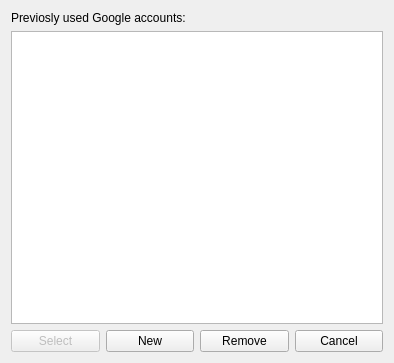
<?xml version="1.0" encoding="UTF-8"?>
<ui version="4.0">
 <class>SelectUserDialog</class>
 <widget class="QDialog" name="SelectUserDialog">
  <property name="geometry">
   <rect>
    <x>0</x>
    <y>0</y>
    <width>394</width>
    <height>363</height>
   </rect>
  </property>
  <property name="windowTitle">
   <string>Select Google Account</string>
  </property>
  <property name="windowIcon">
   <iconset resource="../../resources/resources.qrc">
    <normaloff>:/contacts.png</normaloff>:/contacts.png</iconset>
  </property>
  <layout class="QVBoxLayout" name="verticalLayout">
   <item>
    <widget class="QLabel" name="label">
     <property name="text">
      <string>Previosly used Google accounts:</string>
     </property>
    </widget>
   </item>
   <item>
    <widget class="QTreeWidget" name="usersTreeWidget">
     <property name="indentation">
      <number>0</number>
     </property>
     <attribute name="headerVisible">
      <bool>false</bool>
     </attribute>
     <column>
      <property name="text">
       <string notr="true">1</string>
      </property>
     </column>
    </widget>
   </item>
   <item>
    <layout class="QHBoxLayout" name="horizontalLayout">
     <item>
      <widget class="QPushButton" name="selectButton">
       <property name="enabled">
        <bool>false</bool>
       </property>
       <property name="text">
        <string>Select</string>
       </property>
      </widget>
     </item>
     <item>
      <widget class="QPushButton" name="newButton">
       <property name="text">
        <string>New</string>
       </property>
      </widget>
     </item>
     <item>
      <widget class="QPushButton" name="removeButton">
       <property name="text">
        <string>Remove</string>
       </property>
      </widget>
     </item>
     <item>
      <widget class="QPushButton" name="cancelButton">
       <property name="text">
        <string>Cancel</string>
       </property>
      </widget>
     </item>
    </layout>
   </item>
  </layout>
 </widget>
 <resources>
  <include location="../../resources/resources.qrc"/>
  <include location="../../resources/resources.qrc"/>
 </resources>
 <connections/>
</ui>
